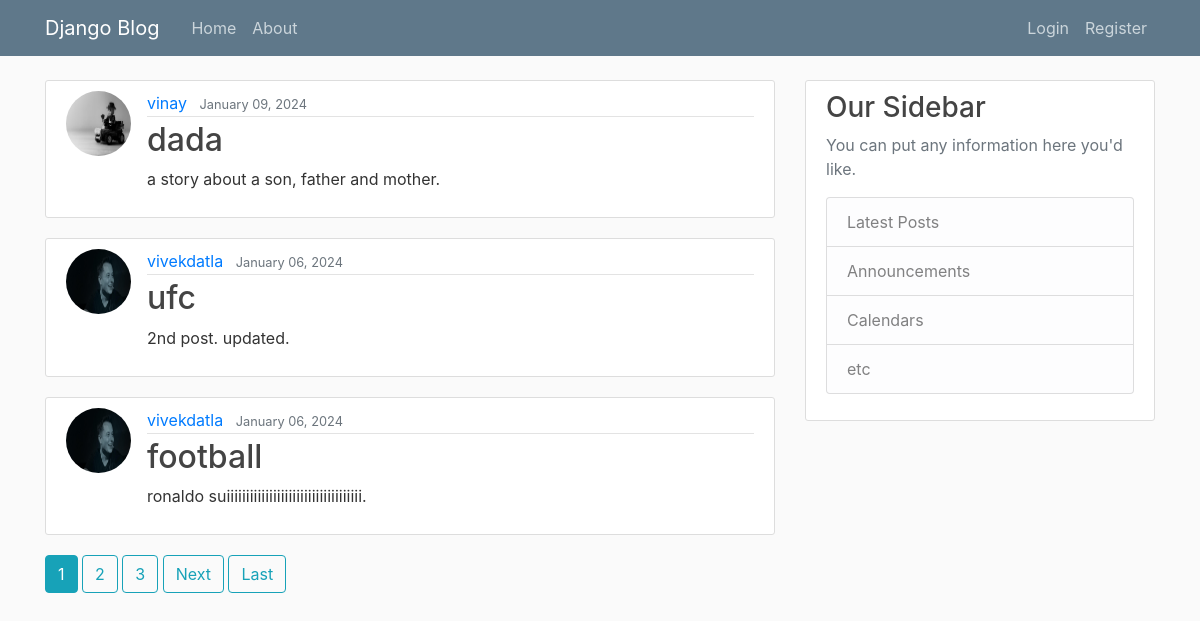
The page / on the database its author committed.
### main/models.py (models this page shows, shortened)
class Post(models.Model):
    title = models.CharField(max_length=100)
    content = models.TextField()
    date_posted = models.DateTimeField(default=timezone.now)
    author = models.ForeignKey(User, on_delete=models.CASCADE)

### users/models.py (models this page shows, shortened)
class Profile(models.Model):
    user = models.OneToOneField(User, on_delete=models.CASCADE)
    image = models.ImageField(default='default.jpg', upload_to='profile_pics')

### main/views.py (the view)
# urls.py: path('', PostListView.as_view(), name='blog_home'),
class PostListView(ListView):
    model = Post    # this will tell,to query the post model.
    template_name =  'main/home.html'  # <app>/<model>_<viewtype>.html
    context_object_name = 'posts'  # with this listview class know that the variable is posts to loopover in the template.
    ordering = ['-date_posted']
    paginate_by = 3

### main/templates/main/home.html (shortened to what this page needs)
{% extends "main/base.html" %}
{% block content %}
  {%for post in posts %}
  <article class="media content-section">
    <img class="rounded-circle article-img" src="{{ post.author.profile.image.url }}">
    <div class="media-body">
      <div class="article-metadata">
        <a class="mr-2" href="{% url 'user_posts' post.author.username %}">{{ post.author }}</a>
        <small class="text-muted">{{ post.date_posted| date:"F d, Y"}}</small>
      </div>
      <h2><a class="article-title" href="{% url 'post_detail' post.id %}">{{ post.title }}</a></h2>
      <p class="article-content">{{ post.content }}</p>
    </div>
  </article>
  {%endfor%}
  {% if  is_paginated %}
    {% for num in page_obj.paginator.page_range %}
        {% if page_obj.number == num %}
          <a class="btn btn-info mb-4" href="?page={{ num }}">{{ num }}</a>
        {% elif num > page_obj.number|add:'-3' and num < page_obj.number|add:'3' %}
          <a class="btn btn-outline-info mb-4" href="?page={{ num }}">{{ num }}</a>
        {% endif %}
      {% endfor %}
    {% if page_obj.has_next %}
      <a class="btn btn-outline-info mb-4" href="?page={{page_obj.next_page_number}}">Next</a>
      <a class="btn btn-outline-info mb-4" href="?page={{page_obj.paginator.num_pages}}">Last</a>
    {% endif %}
  {% endif %}
{%endblock content %}

### main/static/main/maiz.css (style rules this page uses)
body { background: #fafafa; color: #333333; margin-top: 5rem; }
h1, h2, h3, h4, h5, h6 { color: #444444; }
.content-section { background: #ffffff; padding: 10px 20px; border: 1px solid #dddddd; border-radius: 3px; margin-bottom: 20px; }
.article-title { color: #444444; }
.article-content { white-space: pre-line; }
.article-img { height: 65px; width: 65px; margin-right: 16px; }
.article-metadata { padding-bottom: 1px; margin-bottom: 4px; border-bottom: 1px solid #e3e3e3 }

### rows shown on the page
Post: author.profile.image (picture), author "vinay", date_posted "January 09, 2024", title "dada", content "a story about a son, father and mother."
Post: author.profile.image (picture), author "vivekdatla", date_posted "January 06, 2024", title "ufc", content "2nd post. updated."
Post: author.profile.image (picture), author "vivekdatla", date_posted "January 06, 2024", title "football", content "ronaldo suiiiiiiiiiiiiiiiiiiiiiiiiiiiiiiiiiii."

### other values the page prints
{{ num }} "1"
{{ num }} "2" "3"
